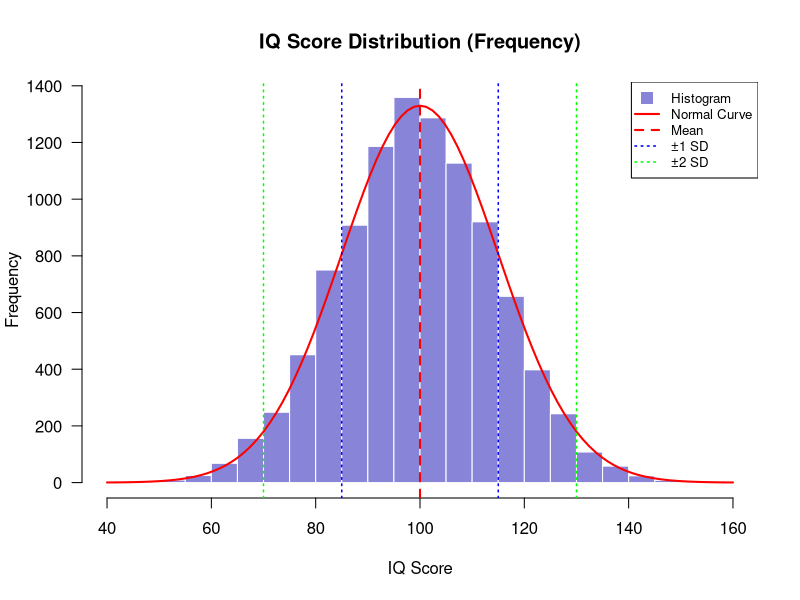
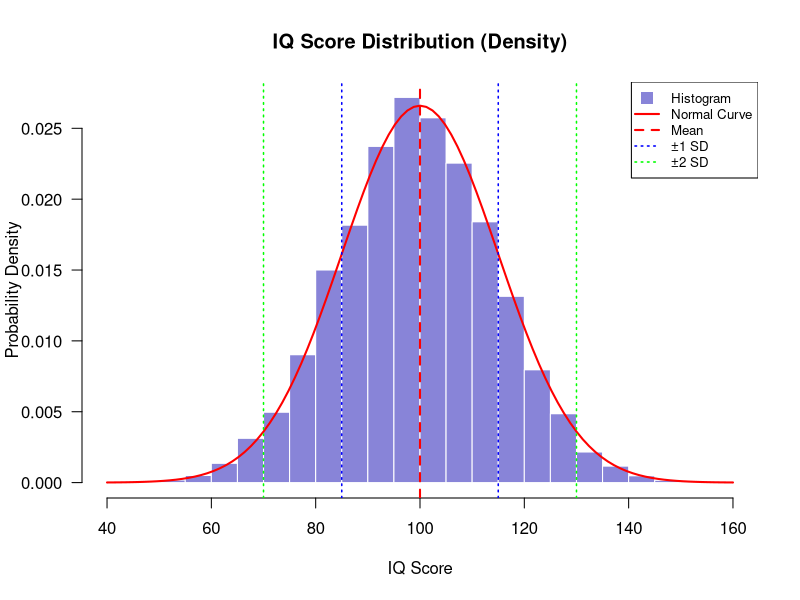
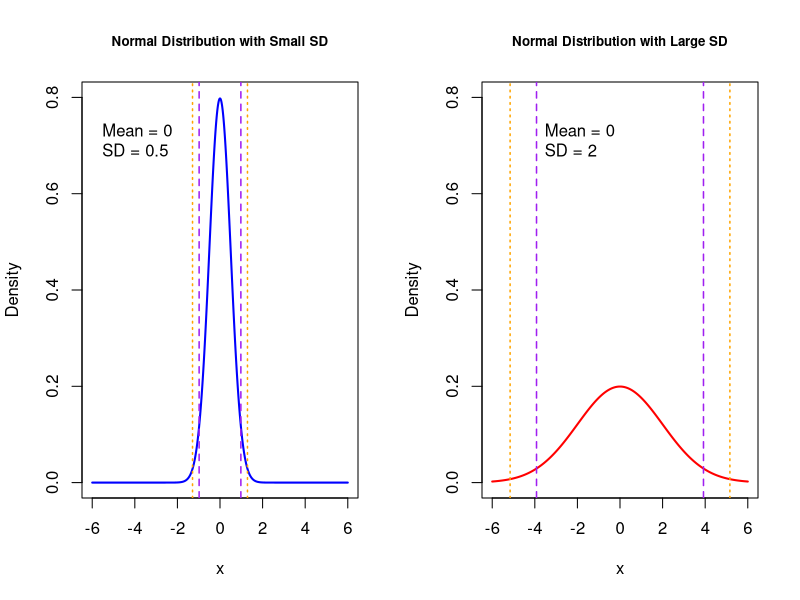
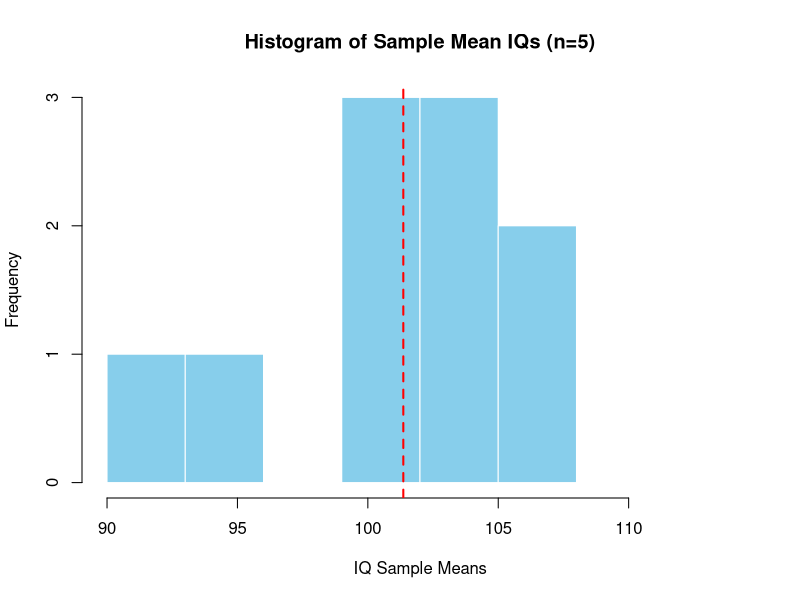
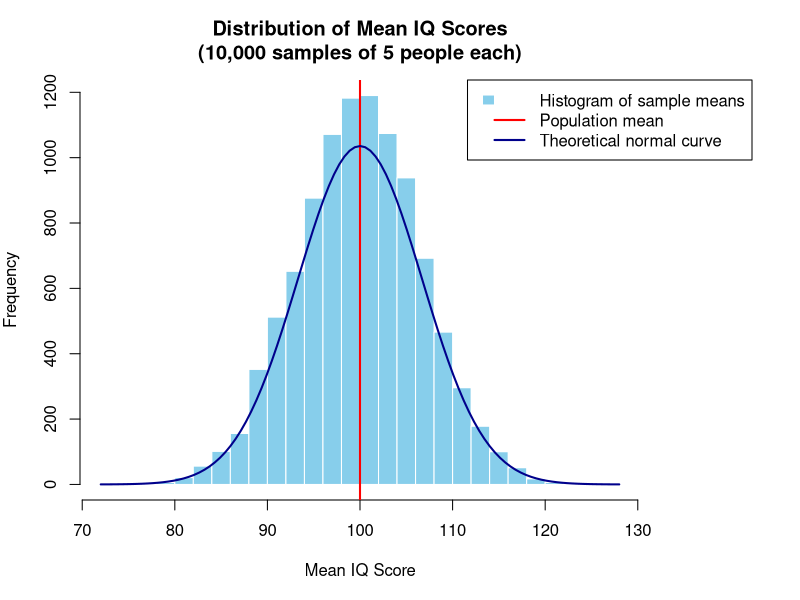
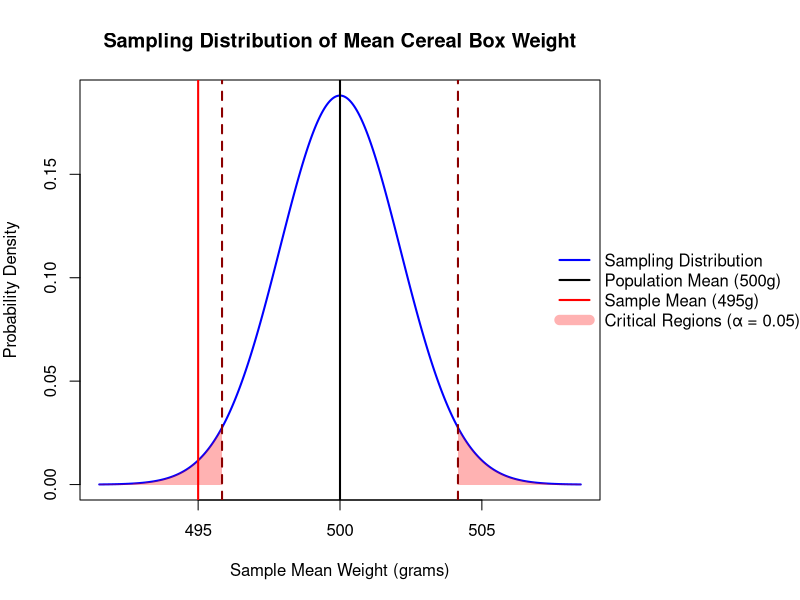

Generate these figures, in order, with R:
## ---- chunk 1
# Set seed for reproducibility
set.seed(123)

# Generate 10,000 IQ scores with mean = 100 and sd = 15
n <- 10000
iq_scores <- rnorm(n, mean = 100, sd = 15)

# Round to whole numbers since IQ scores are typically integers
iq_scores <- round(iq_scores)

# Calculate actual mean and SD
actual_mean <- mean(iq_scores)
actual_sd <- sd(iq_scores)

# First histogram: Frequency
hist(iq_scores, 
     breaks = seq(40, 160, by = 5),
     col = "#8884d8",
     border = "white",
     main = "IQ Score Distribution (Frequency)",
     xlab = "IQ Score",
     ylab = "Frequency",
     xlim = c(40, 160),
     las = 1)

# Add a normal curve overlay (scaled to match histogram height)
curve(dnorm(x, mean = 100, sd = 15) * n * 5, 
      add = TRUE, 
      col = "red", 
      lwd = 2)

# Add vertical lines for mean and standard deviations
abline(v = 100, col = "red", lty = 2, lwd = 2)
abline(v = c(85, 115), col = "blue", lty = 3, lwd = 1.5)
abline(v = c(70, 130), col = "green", lty = 3, lwd = 1.5)

# Add a legend to the first plot
legend("topright", 
       legend = c("Histogram", "Normal Curve", "Mean", "±1 SD", "±2 SD"),
       col = c("#8884d8", "red", "red", "blue", "green"),
       lty = c(NA, 1, 2, 3, 3),
       lwd = c(NA, 2, 2, 1.5, 1.5),
       pch = c(15, NA, NA, NA, NA),
       pt.cex = 1.5,
       cex = 0.8,
       bg = "white")
## ---- chunk 2
# Second histogram: Probability density
hist(iq_scores, 
     breaks = seq(40, 160, by = 5),
     col = "#8884d8",
     border = "white",
     main = "IQ Score Distribution (Density)",
     xlab = "IQ Score",
     ylab = "Probability Density",
     xlim = c(40, 160),
     las = 1,
     prob = TRUE)  # Use probability density

# Add a normal curve overlay (exact match to theoretical density)
curve(dnorm(x, mean = 100, sd = 15), 
      add = TRUE, 
      col = "red", 
      lwd = 2)

# Add vertical lines for mean and standard deviations
abline(v = 100, col = "red", lty = 2, lwd = 2)
abline(v = c(85, 115), col = "blue", lty = 3, lwd = 1.5)
abline(v = c(70, 130), col = "green", lty = 3, lwd = 1.5)

# Add the same legend to the second plot
legend("topright", 
       legend = c("Histogram", "Normal Curve", "Mean", "±1 SD", "±2 SD"),
       col = c("#8884d8", "red", "red", "blue", "green"),
       lty = c(NA, 1, 2, 3, 3),
       lwd = c(NA, 2, 2, 1.5, 1.5),
       pch = c(15, NA, NA, NA, NA),
       pt.cex = 1.5,
       cex = 0.8,
       bg = "white")

# Reset to a single plot layout
par(mfrow = c(1, 1))
## ---- chunk 3
# Set up the plotting area for two distributions
par(mfrow = c(1, 2))

# Parameters for the two distributions
mean_value <- 0
small_sd <- 0.5
large_sd <- 2

# Create a sequence of x values
x <- seq(-6, 6, length.out = 1000)

# Distribution 1: Normal with small standard deviation (more pointed)
y_small <- dnorm(x, mean = mean_value, sd = small_sd)
plot(x, y_small, type = "l", col = "blue", lwd = 2,
     main = "Normal Distribution with Small SD",
     cex.main = 0.8,
     xlab = "x", ylab = "Density", 
     ylim = c(0, 0.8))  # Fixed y-axis scale for comparison
text(-6, 0.7, paste("Mean =", mean_value, "\nSD =", small_sd), pos = 4)

# Add vertical lines for 1.96 and 2.58 standard deviations (small SD)
abline(v = c(-1.96 * small_sd, 1.96 * small_sd), col = "purple", lty = 2, lwd = 1.5)
abline(v = c(-2.58 * small_sd, 2.58 * small_sd), col = "orange", lty = 3, lwd = 1.5)

# Distribution 2: Normal with large standard deviation (more flat)
y_large <- dnorm(x, mean = mean_value, sd = large_sd)
plot(x, y_large, type = "l", col = "red", lwd = 2,
     main = "Normal Distribution with Large SD",
     cex.main = 0.8,
     xlab = "x", ylab = "Density", 
     ylim = c(0, 0.8))  # Same y-axis scale for fair comparison
text(-4, 0.7, paste("Mean =", mean_value, "\nSD =", large_sd), pos = 4)

# Add vertical lines for 1.96 and 2.58 standard deviations (large SD)
abline(v = c(-1.96 * large_sd, 1.96 * large_sd), col = "purple", lty = 2, lwd = 1.5)
abline(v = c(-2.58 * large_sd, 2.58 * large_sd), col = "orange", lty = 3, lwd = 1.5)

# Reset to single plot layout
par(mfrow = c(1, 1))
## ---- chunk 4
# calculate the range of the 95% values for the two normal distributions

## ---- chunk 5
# Sample mean IQs
iq_means <- c(95, 101, 101.6, 103.8, 104.4, 92.4, 106.4, 102.8, 100.4, 105.8)

# Create histogram with customization
hist(iq_means, 
     breaks = seq(90, 115, by = 3),  # Define bins from 90 to 110 in steps of 3
     col = "skyblue", 
     border = "white",
     main = "Histogram of Sample Mean IQs (n=5)",
     xlab = "IQ Sample Means",
     ylab = "Frequency")

# Add a vertical line for the mean
abline(v = mean(iq_means), col = "red", lwd = 2, lty = 2)

# Add text for mean value
text(mean(iq_means) + 2, 3.5, 
     paste("Mean =", round(mean(iq_means), 2)),
     col = "red")
## ---- chunk 6
# Set seed for reproducibility
set.seed(123)

# Number of simulations
n_simulations <- 10000

# Sample size
sample_size <- 5

# Parameters of the IQ distribution
mu <- 100  # Mean
sigma <- 15  # Standard deviation

# Create a vector to store the 10,000 sample means
sample_means <- numeric(n_simulations)

# Run the simulation
for (i in 1:n_simulations) {
  # Randomly select 5 IQ scores from the normal distribution
  iq_sample <- rnorm(sample_size, mean = mu, sd = sigma)
  
  # Calculate and store the mean of this sample
  sample_means[i] <- mean(iq_sample)
}

# Create a histogram with adjusted margins to make room for the legend
par(mar = c(5, 4, 4, 8))  # Increase right margin

hist(sample_means, 
     breaks = 30, 
     col = "skyblue", 
     border = "white",
     main = "Distribution of Mean IQ Scores\n(10,000 samples of 5 people each)",
     xlab = "Mean IQ Score", 
     ylab = "Frequency")

# Add a vertical line at the population mean (100)
abline(v = mu, col = "red", lwd = 2)

# Add a normal curve that represents the sampling distribution
curve(dnorm(x, mean = mu, sd = sigma/sqrt(sample_size)) * length(sample_means) * (max(sample_means) - min(sample_means)) / 30,
      add = TRUE, col = "darkblue", lwd = 2)

# Add a legend in the top right outside the plot
legend("topright", 
       legend = c("Histogram of sample means", "Population mean", "Theoretical normal curve"),
       fill = c("skyblue", NA, NA),
       col = c(NA, "red", "darkblue"),
       lwd = c(NA, 2, 2),
       border = c("white", NA, NA),
       xpd = TRUE,     # Allow plotting outside the plot region
       inset = c(-0.2, 0))  # Move it to the right

# Print summary statistics
cat("Summary of sample means:\n")
summary(sample_means)
cat("\nStandard deviation of sample means:", sd(sample_means), "\n")
cat("Theoretical standard error (σ/√n):", sigma/sqrt(sample_size), "\n")

# Reset the plot parameters
par(mar = c(5, 4, 4, 2) + 0.1)
## ---- chunk 7
# Input the raw scores
iq_scores <- c(87, 94, 105, 101, 85, 90, 115, 112, 93, 79, 82, 96, 86, 101, 76, 
               114, 97, 103, 85, 106, 72, 108, 93, 88, 117, 90, 83, 94, 78, 110, 
               95, 107, 89, 92, 104, 81, 98, 116, 80, 99, 91, 103, 74, 111, 84, 
               102, 96, 77, 109, 95)

# Check mean and standard deviation
mean_iq <- mean(iq_scores) # mean value of the sample data
sd_iq <- sd(iq_scores) # standard deviation of the sample data
n <- length(iq_scores) # sample size
se <- sd_iq / sqrt(n) # standard error

# Print results
cat("Sample size:", n, "\n")
cat("Sample mean:", mean_iq, "\n")
cat("Sample SD:", sd_iq, "\n")
cat("Standard error:", se, "\n\n")
## ---- chunk 8
se = 15/sqrt(50) # standard deviation of the sampling distribution of the mean, i.e. SEM
z = (495-500)/se 
print(z)
## ---- chunk 9
# Set up parameters
claimed_mean <- 500    # Claimed population mean (in grams)
claimed_sd <- 15       # Claimed population standard deviation (in grams)
sample_mean <- 495     # Sample mean from your 50 boxes (in grams)
sample_size <- 50      # Number of boxes in your sample
alpha <- 0.05          # Significance level

# Calculate standard error of the sampling distribution
se <- claimed_sd / sqrt(sample_size)

# Calculate z-score for sample mean
z_score <- (sample_mean - claimed_mean) / se

# Calculate critical z-scores for two-tailed test
z_critical_lower <- qnorm(alpha/2)
z_critical_upper <- qnorm(1 - alpha/2)

# Calculate p-value
p_value <- 2 * pnorm(abs(z_score), lower.tail = FALSE)

# Create a sequence of values for the sampling distribution
x <- seq(claimed_mean - 4*se, claimed_mean + 4*se, length.out = 1000)
y <- dnorm(x, mean = claimed_mean, sd = se)

# Adjust the margins to make room for the legend on the right
# The order is: bottom, left, top, right
par(mar = c(5, 4, 4, 10))  # Increased right margin from 8 to 10

# Create the plot
plot(x, y, type = "l", lwd = 2, col = "blue",
     xlab = "Sample Mean Weight (grams)",
     ylab = "Probability Density",
     main = "Sampling Distribution of Mean Cereal Box Weight")

# Add vertical line for the claimed mean
abline(v = claimed_mean, col = "black", lwd = 2)

# Add vertical line for the sample mean
abline(v = sample_mean, col = "red", lwd = 2)

# Shade the critical regions
critical_lower_x <- seq(min(x), claimed_mean + z_critical_lower*se, length.out = 200)
critical_upper_x <- seq(claimed_mean + z_critical_upper*se, max(x), length.out = 200)

critical_lower_y <- dnorm(critical_lower_x, claimed_mean, se)
critical_upper_y <- dnorm(critical_upper_x, claimed_mean, se)

polygon(c(critical_lower_x, rev(critical_lower_x)), 
        c(critical_lower_y, rep(0, length(critical_lower_y))), 
        col = rgb(1, 0, 0, 0.3), border = NA)

polygon(c(critical_upper_x, rev(critical_upper_x)), 
        c(critical_upper_y, rep(0, length(critical_upper_y))), 
        col = rgb(1, 0, 0, 0.3), border = NA)

# Add vertical lines for critical values
critical_lower_value <- claimed_mean + z_critical_lower*se
critical_upper_value <- claimed_mean + z_critical_upper*se

abline(v = critical_lower_value, col = "darkred", lty = 2, lwd = 2)
abline(v = critical_upper_value, col = "darkred", lty = 2, lwd = 2)

# Add legend completely outside the plot
legend(x = "right", 
       legend = c("Sampling Distribution", "Population Mean (500g)",
                 "Sample Mean (495g)", "Critical Regions (α = 0.05)"),
       col = c("blue", "black", "red", rgb(1, 0, 0, 0.3)),
       lwd = c(2, 2, 2, 10),
       bty = "n",
       xpd = TRUE,    # Allow plotting outside the figure region
       inset = c(-0.4, 0))  # Adjusted inset to move legend further right

# Reset the plotting parameters for subsequent plots
par(mar = c(5, 4, 4, 2) + 0.1)  # Reset to default margins
## ---- chunk 10
# # Print calculations
cat("Hypothesis Test for Cereal Box Weights\n")
cat("-------------------------------------\n")
cat("Null Hypothesis (H₀): μ = 500g (Boxes match the claimed weight)\n")
cat("Alternative Hypothesis (H₁): μ ≠ 500g (Boxes don't match the claimed weight)\n\n")
cat("Claimed population mean:", claimed_mean, "g\n")
cat("Claimed population standard deviation:", claimed_sd, "g\n")
cat("Sample mean (n = 50):", sample_mean, "g\n")
cat("Standard error of the mean:", round(se, 3), "g\n\n")
cat("Z-score:", round(z_score, 3), "\n")
cat("Critical z-values (α = 0.05):", round(z_critical_lower, 3), "and", round(z_critical_upper, 3), "\n")
cat("P-value:", round(p_value, 4), "\n\n")
## ---- chunk 11
# is the machine miscalibrated? 

## ---- chunk 12
# calculate the z score
se = 15/sqrt(50)
z = (495 - 500)/se
z
## ---- chunk 13
# Is the machine miscalibrated such that it produces bolts that are systematically longer than the claimed length?

## ---- chunk 14
# calculate the range 95% of the values falls into for the two normal distributions
## first normal distribution whose mean is 0 and standard deviation is 0.5
first_lower_end = 0 - 1.96 * 0.5
first_higher_end = 0 + 1.96 * 0.5
paste0("95% of the values falls into ", first_lower_end, " and ", first_higher_end)

## second normal distribution whose mean is 0 and standard deviation is 2
second_lower_end = 0 - 1.96 * 2
second_higher_end = 0 + 1.96 * 2
paste0("95% of the values falls into ", second_lower_end, " and ", second_higher_end)
## ---- chunk 15
### Calculate the 95% CI for a dataset
# Input the raw scores
iq_scores <- c(87, 94, 105, 101, 85, 90, 115, 112, 93, 79, 82, 96, 86, 101, 76, 
               114, 97, 103, 85, 106, 72, 108, 93, 88, 117, 90, 83, 94, 78, 110, 
               95, 107, 89, 92, 104, 81, 98, 116, 80, 99, 91, 103, 74, 111, 84, 
               102, 96, 77, 109, 95)

# Check mean and standard deviation
mean_iq <- mean(iq_scores) # mean value of the sample data
sd_iq <- sd(iq_scores) # standard deviation of the sample data
n <- length(iq_scores) # sample size
se <- sd_iq / sqrt(n) # standar error

# Calculate 95% confidence interval using z-distribution
margin_error_z <- 1.96 * se
ci_lower_z <- mean_iq - margin_error_z
ci_upper_z <- mean_iq + margin_error_z

# Print results
cat("Sample size:", n, "\n")
cat("Sample mean:", mean_iq, "\n")
cat("Sample SD:", sd_iq, "\n")
cat("Standard error:", se, "\n\n")

cat("95% CI:", ci_lower_z, "to", ci_upper_z, "\n\n")
## ---- chunk 16
# is the machine miscalibrated?
se = 0.5/sqrt(50)
z = (50.2-50)/se
z
## ---- chunk 17
# is this machine miscalibrated such that it produces bolts that are systematically longer than the claimed length?
se = 0.5/sqrt(50)
z = (50.2-50)/se
z
